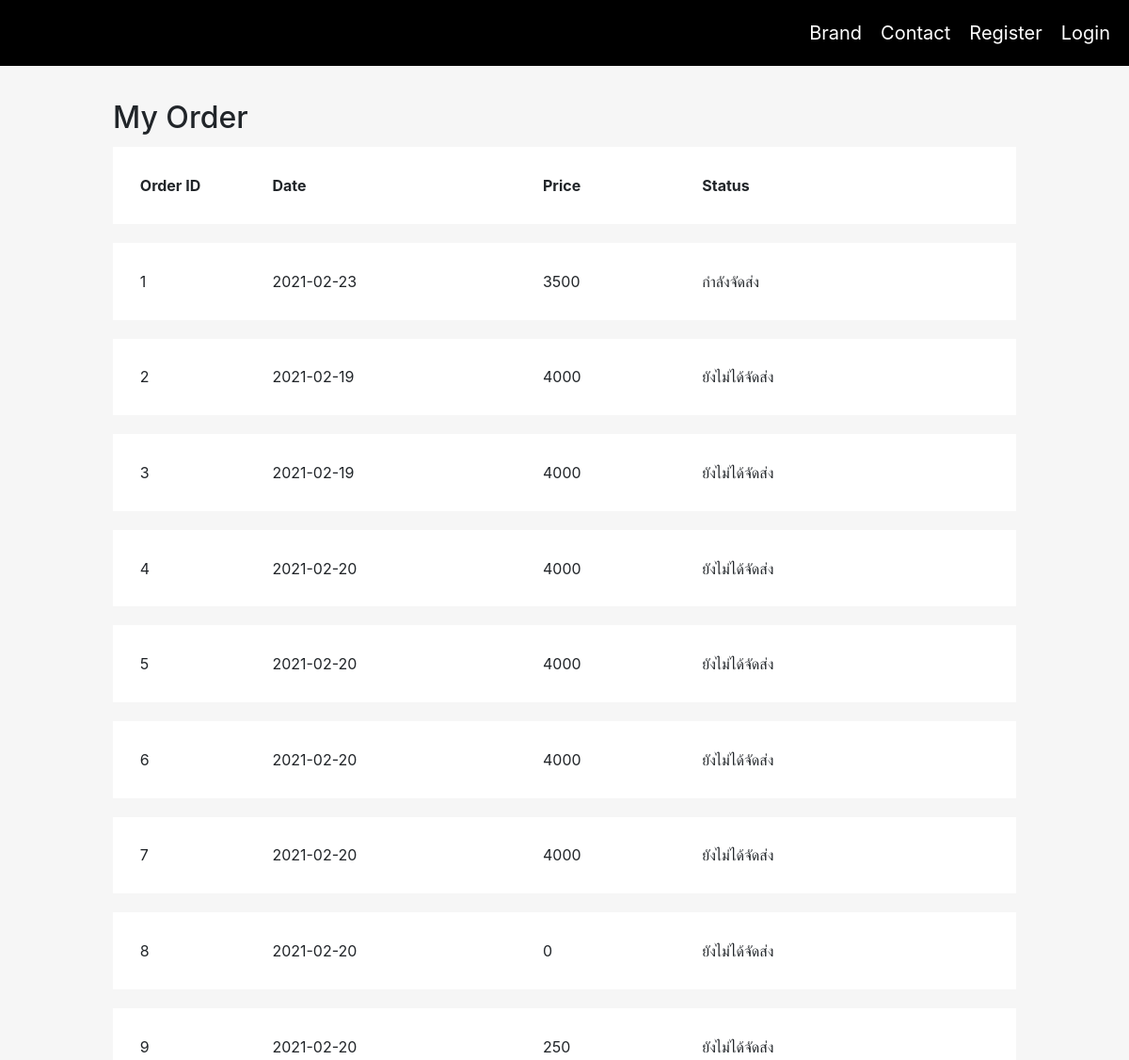
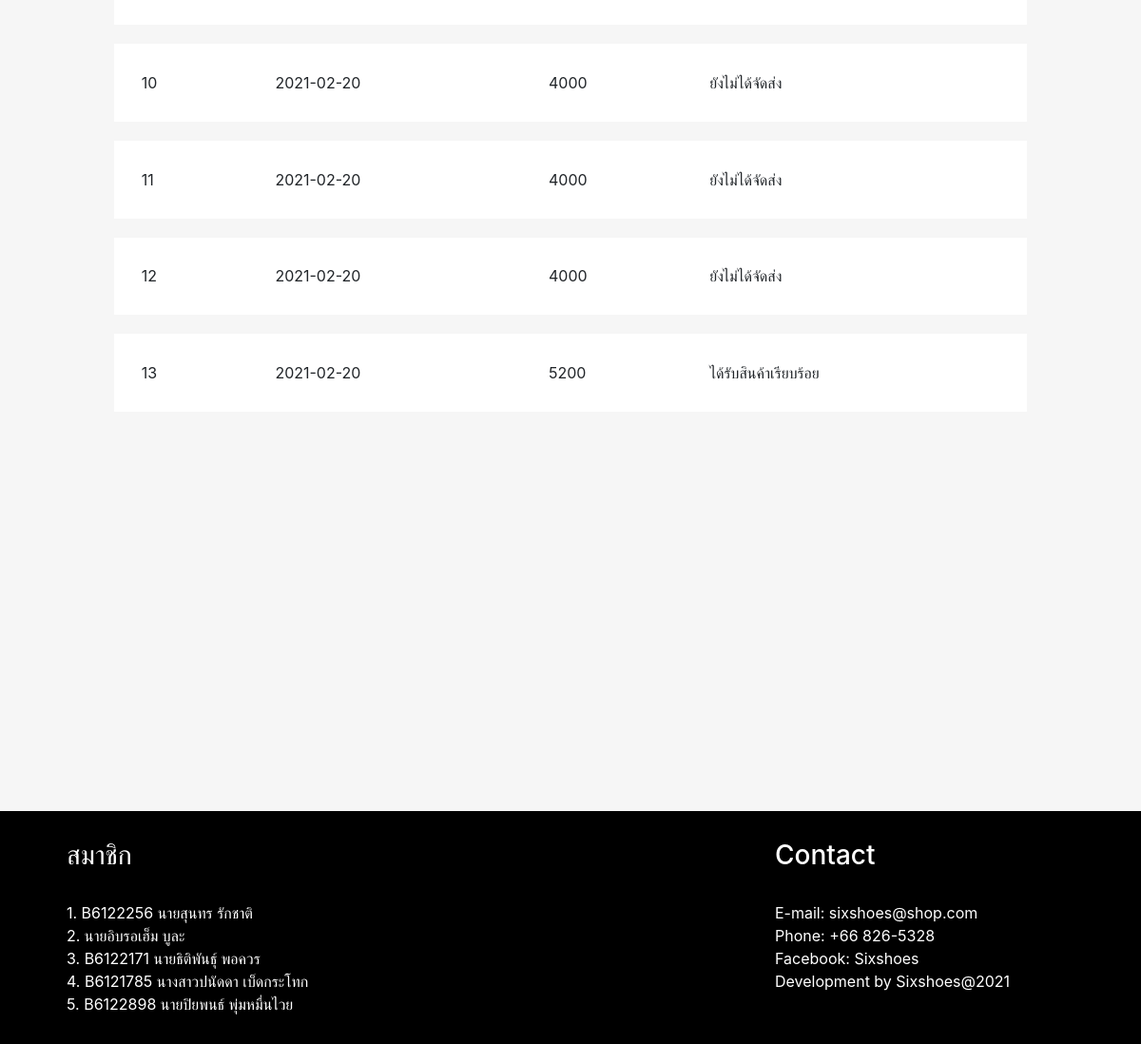
The app's page /frontend/before/order.php with its own data (2 pictures, top to bottom).
### tables this page shows
CREATE TABLE `orders` (
  `orders_id` int(11) NOT NULL,
  `user_id` int(11) NOT NULL,
  `date` date NOT NULL,
  `order_total_price` decimal(10,0) NOT NULL,
  `order_status` varchar(250) NOT NULL
);

### backend/config/mysql.php (called while the page is built, shortened)
<?php
  class db {
    public function selectALLJoinTwoTableWhereOneColumn($con,$table1,$table2,$column1,$column2,$ColumnWhere,$value){
        $sql = "SELECT * FROM $table1 INNER JOIN $table2 ON `$table1`.`$column1` = `$table2`.$column2 WHERE $ColumnWhere = '$value' ";
        $query = mysqli_query($con,$sql);
        return $query;
    }
  }
?>

### frontend/before/order.php (the view, shortened to what this page needs)
<?php
  include('../backend/config/mysql.php');
  $db = new db();
  $con = $db->connectDB();
?>
<!DOCTYPE html>
<html lang="en">
<head>
    <link rel="stylesheet" href="https://maxcdn.bootstrapcdn.com/bootstrap/4.5.2/css/bootstrap.min.css">
    <link rel="stylesheet" href="css\orderstyles.css" />
</head>
  <div class="menu-bar">
    <a href="login-frontend/form_login.php">Login</a>
    <a href="login-frontend/register.php">Register</a>
    <a href="Contact.html"> Contact </a>
    <div class="dropdown">
      Brand
  </div>
</div>
<body class="orderbody">
<h2 class="textheader">My Order</h2>
  <table class="tableorder">
    <tr>
      <th class="orderno">Order ID</th>
      <th>Date</th>
      <th>Price</th>
      <th>Status</th>
    </tr>
    <?php
    $queryOrder = $db->selectALLJoinTwoTableWhereOneColumn($con,'orders','users','user_id','user_id','users.user_id','1');
    foreach ($queryOrder as $item) {
        ?>
    <tr>
      <td class="orderno"><?php echo $item['orders_id'];?></td>
      <td><?php echo $item['date'];?></td>
      <td><?php echo $item['order_total_price'];?></td>
      <td><?php echo $item['order_status'];?></td>
    </tr>
    <?php
    } ?>
  </table>
    <div class="orderfooter">
      <div class="container">
        <div class="row">
          <div class="col-8">
            <h3>สมาชิก </h3><br>
            1. B6122256 นายสุนทร รักชาติ<br>
            2. นายอิบรอเฮ็ม บูละ<br>
            3. B6122171 นายธิติพันธุ์ พอควร<br>
            4. B6121785 นางสาวปนัดดา เบ็ดกระโทก<br>
            5. B6122898 นายปิยพนธ์ พุ่มหมื่นไวย<br>
           </div>
            <div class="col-">
              <h3>Contact </h3> <br>
             E-mail: sixshoes@shop.com<br>
             Phone: +66 826-5328<br>
              Facebook: Sixshoes<br>
              Development by Sixshoes@2021<br>
              <br>
            </div>
</div>
</body>
</html>

### frontend/before/css/orderstyles.css (style rules this page uses)
* { margin: 0; }
.menu-bar { height: 70px; display: block; background-color: black; padding-top: 20px; padding-bottom: 20px; }
.menu-bar a { float: right; text-decoration: none; color: white; padding-right: 20px; font-size: 20px; }
.dropdown { display: inline-block; position: relative; color: white; font-size: 20px; padding-right: 20px; float: right; }
.orderbody { background-color: #F6F6F6; }
.orderfooter { color: white; font-size: 16px; padding-top: 30px; padding-left: 50px; padding-bottom: 30px; margin-top: 400px; background-color: black; }
.tableorder { margin-left:10%; width: 80%; text-align: left; border-collapse: collapse; margin-right:10%; background-color: #ffffff; border-bottom: 20px solid #F6F6F6; }
.orderno { padding: 3%; }
.textheader { margin: 3% 10% 1% 10%; }
th, td { padding: 15px; text-align: left; border-bottom: 20px solid #F6F6F6; }

### records on screen
orders: orders_id "1", date "2021-02-23", order_total_price "3500", order_status "กำลังจัดส่ง"
orders: orders_id "2", date "2021-02-19", order_total_price "4000", order_status "ยังไม่ได้จัดส่ง"
orders: orders_id "3", date "2021-02-19", order_total_price "4000", order_status "ยังไม่ได้จัดส่ง"
orders: orders_id "4", date "2021-02-20", order_total_price "4000", order_status "ยังไม่ได้จัดส่ง"
orders: orders_id "5", date "2021-02-20", order_total_price "4000", order_status "ยังไม่ได้จัดส่ง"
orders: orders_id "6", date "2021-02-20", order_total_price "4000", order_status "ยังไม่ได้จัดส่ง"
orders: orders_id "7", date "2021-02-20", order_total_price "4000", order_status "ยังไม่ได้จัดส่ง"
orders: orders_id "8", date "2021-02-20", order_total_price "0", order_status "ยังไม่ได้จัดส่ง"
orders: orders_id "9", date "2021-02-20", order_total_price "250", order_status "ยังไม่ได้จัดส่ง"
orders: orders_id "10", date "2021-02-20", order_total_price "4000", order_status "ยังไม่ได้จัดส่ง"
orders: orders_id "11", date "2021-02-20", order_total_price "4000", order_status "ยังไม่ได้จัดส่ง"
orders: orders_id "12", date "2021-02-20", order_total_price "4000", order_status "ยังไม่ได้จัดส่ง"
orders: orders_id "13", date "2021-02-20", order_total_price "5200", order_status "ได้รับสินค้าเรียบร้อย"
